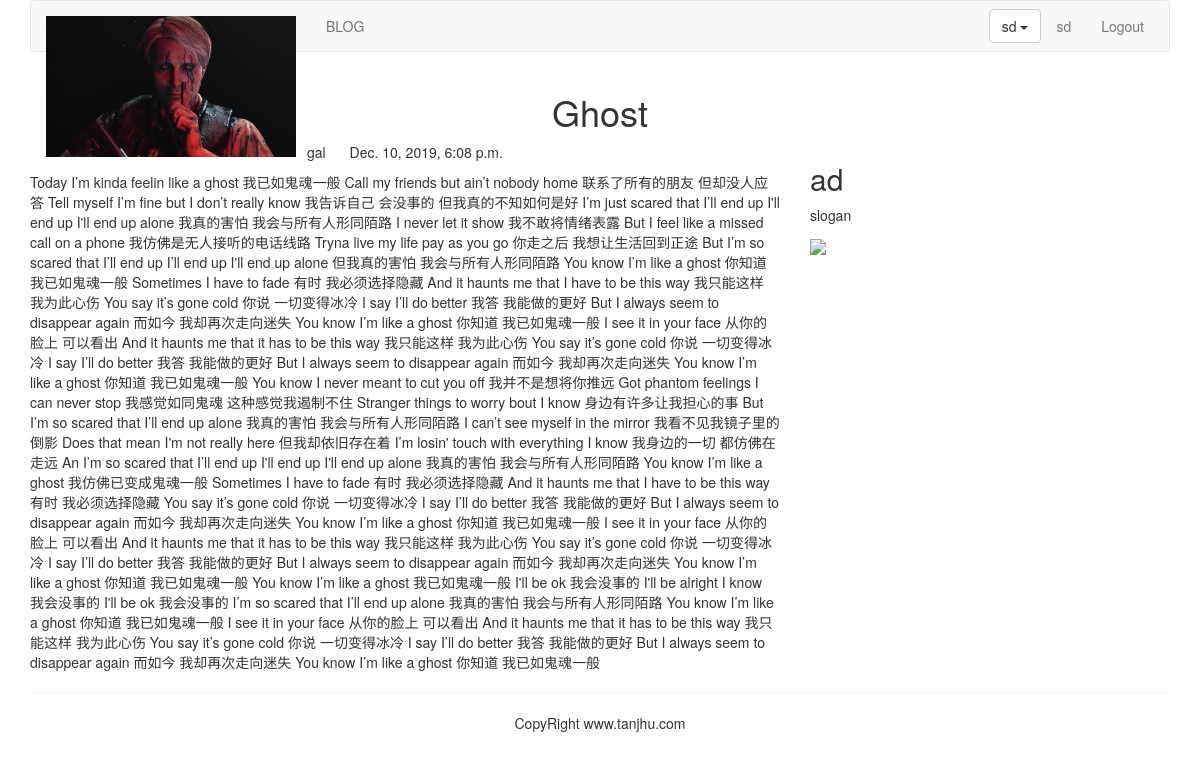
/blog/1/ (signed in), run on the app's committed database.
### blog/models.py (models this page shows, shortened)
class BlogArticles(models.Model):
    title = models.CharField(max_length=300)
    author = models.ForeignKey(User,on_delete=models.CASCADE,related_name='blog_posts')
    body = models.TextField()
    publish = models.DateTimeField(default=timezone.now)
    class Meta:
        ordering = ('-publish',)

### blog/views.py (the view)
# urls.py: path('<int:article_id>/',views.blog_article,name='blog_article'),
def blog_article(request,article_id):
    article = get_object_or_404(BlogArticles,id=article_id)
    pub = article.publish
    return render(request,'blog/content.html',{'article':article,'publish':pub })

### templates/blog/content.html (shortened to what this page needs)
{% extends 'base.html' %}
{% block content %}
<div class='row text-center vertical-middle-sm'>
    <h1>{{ article.title }}</h1>
</div>
<div class='row'>
    <div class='col-xs-12 col-md-8'>
        <p class='text-center'><span>{{ article.author.username }}
            </span><span style='margin-left:20px'>{{ publish }}</span>
        </p>
<div>{{ article.body }}</div>
</div>
    <div class='col-xs-6 col-md-4'>
        <h2> ad </h2>
        <p> slogan </p>
        <img width='918px' src='https://www.3dmgame.com/uploads/allimg/160616/317-160616143428.jpg'>
        </div>
    </div>
    {% endblock %}

### templates/header.html (shortened to what this page needs)
{% load static %}
<div class = 'container'>
    <nav class = 'navbar navbar-default' role='navigation'>
        <div class = 'navbar-header'>
            <a class='navbar-brand' href = 'http:/www.itdiffer.com'>
                <img src="{% static '/images/logo.png' %}" width='250px'>
            </a>
        </div>
        <div>
            <ul class='nav navbar-nav' role='navigation'>
                <li><a href="{% url 'blog:blog_title' %}">BLOG</a></li>
            </ul>
            <ul class='nav navbar-nav navbar-right' style='margin-right:10px'>
            {% if user.is_authenticated %}
                <li><!-修改开始-->
                <div class="dropdown" style="margin-top:8px">
                    <buttom class='btn btn-default dropdown-toggle'type='button' id='dropdownMenu' data-toggle='drodown'>{{ user.username }}
                    <span class='caret'></span>
            </div><!-修改结束-->
                <li><a href="#">{{ user.username }}</a></li>
                <li><a href="{% url 'account:user_logout' %}">Logout</a></li>
            {% else %}
                <li><a href="{% url 'account:user_login' %}">LOGIN</a></li>
            {% endif %}
            </ul>
          </div>
     </nav>
</div>

### data on the page
BlogArticles: title "Ghost", author.username "gal", publish "Dec. 10, 2019, 6:08 p.m.", body "Today I’m kinda feelin like a ghost 我已如鬼魂一般 Call my friends but ain’t nobody home 联系了所有的朋友 但却没人应答 Tell myself I’m fine but I don’t really know 我告诉自己 会没事的 但我真的不知如何是好 I’m just scared that I’ll end up I'll end up I'll end up alone 我真的害怕 我会与所有人形同陌路 I never let it show 我不敢将情绪表露 But I feel like a missed call on a phone 我仿佛是无人接听的电话线路 Tryna live my life pay as you go 你走之后 我想让生活回到正途 But I’m so scared that I’ll end up I’ll end up I'll end up alone 但我真的害怕 我会与所有人形同陌路 You know I’m like a ghost 你知道 我已如鬼魂一般 Sometimes I have to fade 有时 我必须选择隐藏 And it haunts me that I have to be this way 我只能这样 我为此心伤 You say it’s gone cold 你说 一切变得冰冷 I say I’ll do better 我答 我能做的更好 But I always seem to disappear again 而如今…"

### other printed values
{{ user.username }} "sd"
